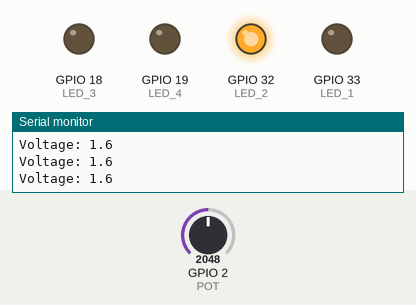
This sketch was run on a simulated ESP32. On the bench: output pins drawn as LEDs (lit = HIGH), the last lines printed to the serial monitor. Inputs (shaded band) come from the test bench; at power-on: GPIO 2 (POT) = 2048. Nothing arrives over Bluetooth unless stated.

Above: at 1.2 s.
1.3 s: GPIO 2 (POT) set to 2455
2.8 s: GPIO 2 (POT) set to 2529
At 4.0 s:
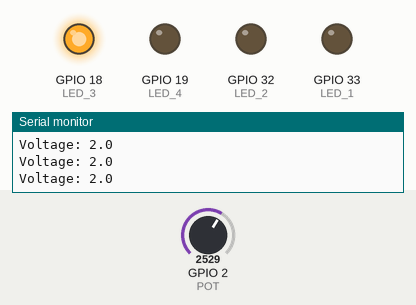
4.3 s: GPIO 2 (POT) set to 1228
At 5.4 s:
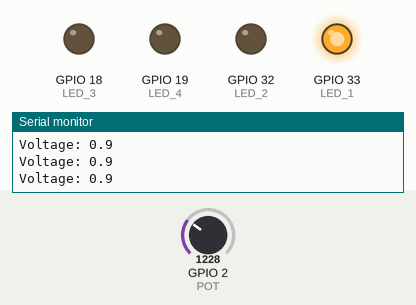
5.8 s: GPIO 2 (POT) set to 1299
At 7.0 s:
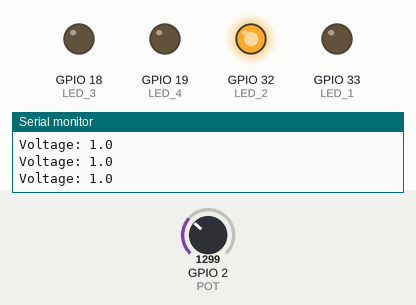
7.3 s: GPIO 2 (POT) set to 4095
At 8.5 s:
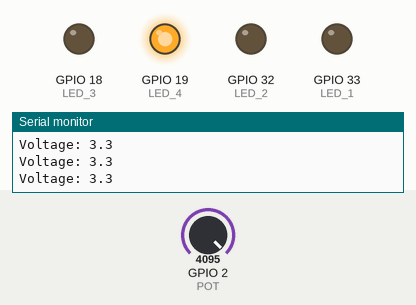
8.8 s: GPIO 2 (POT) set to 3764
10.3 s: GPIO 2 (POT) set to 3672
At 10.6 s:
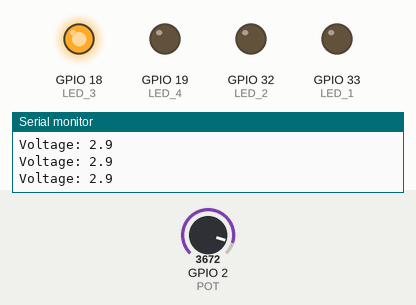
Timing chart, 0 to 12.8 s (numbered marks = the images above; inputs shaded):
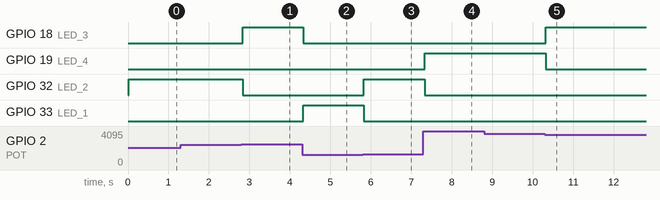

Measured:
- the behaviour switches between 2481 and 2482 on GPIO 2 (POT) (found by bisection; images 0 and 1)
- the behaviour switches between 1240 and 1241 on GPIO 2 (POT) (found by bisection; images 2 and 3)
- the behaviour switches between 3723 and 3722 on GPIO 2 (POT) (found by bisection; images 4 and 5)
- after the input at 2.8 s, GPIO 18 (LED_3): LOW → HIGH at once; GPIO 32 (LED_2): HIGH → LOW at once
- after the input at 4.3 s, GPIO 18 (LED_3): HIGH → LOW at once; GPIO 33 (LED_1): LOW → HIGH at once
- after the input at 5.8 s, GPIO 32 (LED_2): LOW → HIGH at once; GPIO 33 (LED_1): HIGH → LOW at once
- after the input at 7.3 s, GPIO 19 (LED_4): LOW → HIGH at once; GPIO 32 (LED_2): HIGH → LOW at once
- after the input at 10.3 s, GPIO 18 (LED_3): LOW → HIGH at once; GPIO 19 (LED_4): HIGH → LOW at once

The sketch:

simple_adc.ino
```cpp
#include "BluetoothSerial.h"

#define POT 2
#define LED_1 33
#define LED_2 32
#define LED_3 18
#define LED_4 19

BluetoothSerial SerialBT;
const String DEVICE_NAME = "ESP32 board";
byte dataRX;

float voltage;

void setup() {
  pinMode(POT, INPUT);
  pinMode(LED_1, OUTPUT);
  pinMode(LED_2, OUTPUT);
  pinMode(LED_3, OUTPUT);
  pinMode(LED_4, OUTPUT);

  Serial.begin(115200);
  SerialBT.begin(DEVICE_NAME);

  Serial.begin(115200);
}

void loop() {
  voltage = analogRead(POT) * 3.3 / 4095;
  int decimal = int(voltage * 10) % 10;
  char vInt = int_to_char(voltage);
  char vDecimal = int_to_char(decimal);
  serialEvent(vInt, vDecimal);

  //Serial.println("Voltage: " + String(voltage));
  Serial.println("Voltage: " + String(vInt) + "." + String(vDecimal));

  if (voltage <= 1.0) {
    turnOnLed1();
  } else if (voltage > 1.0 && voltage <= 2.0) {
    turnOnLed2();
  } else if (voltage > 2.0 && voltage <= 3.0) {
    turnOnLed3();
  } else {
    turnOnLed4();
  }
}

char int_to_char(int num) {
  return char(num + 48);
}

void serialEvent(char vInt, char vDecimal) {
  delay(20);

  SerialBT.write(vInt);
  SerialBT.write('.');
  SerialBT.write(vDecimal);
  SerialBT.write('\n');

  if (SerialBT.available()) {
    Serial.write(SerialBT.read());
  }
}

void turnOnLed1() {
  digitalWrite(LED_1, HIGH);
  digitalWrite(LED_2, LOW);
  digitalWrite(LED_3, LOW);
  digitalWrite(LED_4, LOW);
}

void turnOnLed2() {
  digitalWrite(LED_1, LOW);
  digitalWrite(LED_2, HIGH);
  digitalWrite(LED_3, LOW);
  digitalWrite(LED_4, LOW);
}

void turnOnLed3() {
  digitalWrite(LED_1, LOW);
  digitalWrite(LED_2, LOW);
  digitalWrite(LED_3, HIGH);
  digitalWrite(LED_4, LOW);
}

void turnOnLed4() {
  digitalWrite(LED_1, LOW);
  digitalWrite(LED_2, LOW);
  digitalWrite(LED_3, LOW);
  digitalWrite(LED_4, HIGH);
}
```
